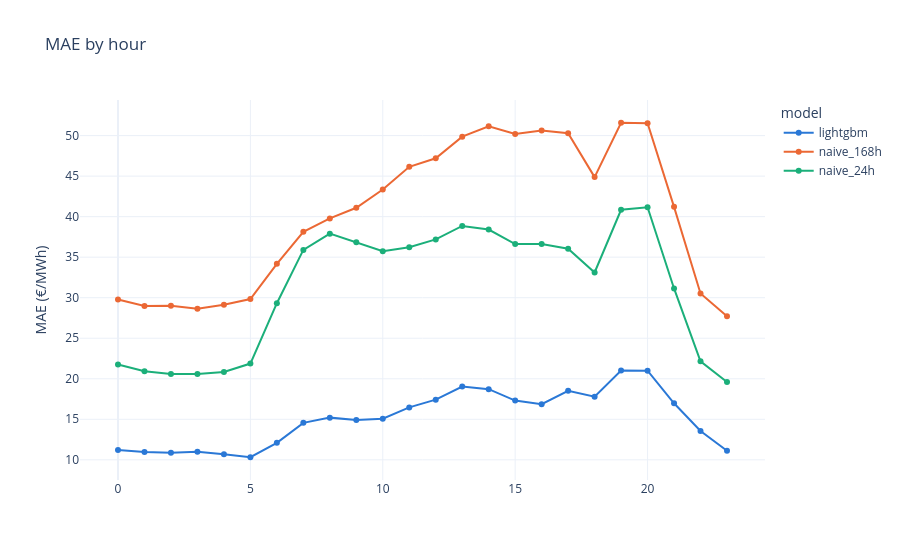

Notebook cell for this chart:
### Code cell
plots.mae_by(df, test, "hour")

### Figure 1 — Plotly figure (JSON) as saved in the notebook; plotly's stock layout.template omitted (floating-point values rounded to 4 significant figures)
{"data": [{"hovertemplate": "model=lightgbm<br>hour=%{x}<br>mae=%{y}<extra></extra>", "legendgroup": "lightgbm", "line": {"color": "#2a78d6", "dash": "solid"}, "marker": {"symbol": "circle"}, "mode": "lines+markers", "name": "lightgbm", "orientation": "v", "showlegend": true, "type": "scatter", "x": [0, 1, 2, 3, 4, 5, 6, 7, 8, 9, 10, 11, 12, 13, 14, 15, 16, 17, 18, 19, 20, 21, 22, 23], "xaxis": "x", "y": [11.23, 10.96, 10.89, 10.99, 10.69, 10.32, 12.09, 14.56, 15.2, 14.92, 15.08, 16.47, 17.42, 19.04, 18.72, 17.31, 16.86, 18.52, 17.79, 21.01, 20.99, 16.98, 13.56, 11.13], "yaxis": "y"}, {"hovertemplate": "model=naive_168h<br>hour=%{x}<br>mae=%{y}<extra></extra>", "legendgroup": "naive_168h", "line": {"color": "#eb6834", "dash": "solid"}, "marker": {"symbol": "circle"}, "mode": "lines+markers", "name": "naive_168h", "orientation": "v", "showlegend": true, "type": "scatter", "x": [0, 1, 2, 3, 4, 5, 6, 7, 8, 9, 10, 11, 12, 13, 14, 15, 16, 17, 18, 19, 20, 21, 22, 23], "xaxis": "x", "y": [29.77, 28.97, 29.0, 28.64, 29.12, 29.84, 34.18, 38.13, 39.78, 41.09, 43.35, 46.15, 47.2, 49.87, 51.15, 50.2, 50.63, 50.29, 44.88, 51.58, 51.54, 41.21, 30.52, 27.71], "yaxis": "y"}, {"hovertemplate": "model=naive_24h<br>hour=%{x}<br>mae=%{y}<extra></extra>", "legendgroup": "naive_24h", "line": {"color": "#1baf7a", "dash": "solid"}, "marker": {"symbol": "circle"}, "mode": "lines+markers", "name": "naive_24h", "orientation": "v", "showlegend": true, "type": "scatter", "x": [0, 1, 2, 3, 4, 5, 6, 7, 8, 9, 10, 11, 12, 13, 14, 15, 16, 17, 18, 19, 20, 21, 22, 23], "xaxis": "x", "y": [21.75, 20.92, 20.6, 20.59, 20.84, 21.87, 29.32, 35.9, 37.9, 36.86, 35.74, 36.23, 37.19, 38.85, 38.41, 36.62, 36.64, 36.04, 33.11, 40.85, 41.16, 31.14, 22.15, 19.61], "yaxis": "y"}], "layout": {"legend": {"title": {"text": "model"}, "tracegroupgap": 0}, "title": {"text": "MAE by hour"}, "xaxis": {"anchor": "y", "domain": [0, 1], "title": {"text": ""}}, "yaxis": {"anchor": "x", "domain": [0, 1], "title": {"text": "MAE (€/MWh)"}}}}
